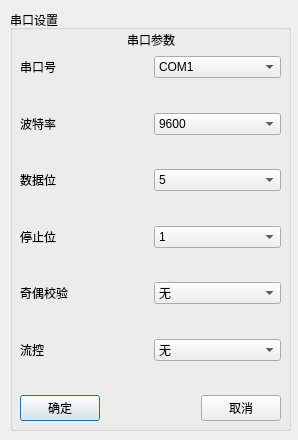
<?xml version="1.0" encoding="UTF-8"?>
<ui version="4.0">
 <class>Dialog</class>
 <widget class="QDialog" name="Dialog">
  <property name="geometry">
   <rect>
    <x>0</x>
    <y>0</y>
    <width>298</width>
    <height>440</height>
   </rect>
  </property>
  <property name="windowTitle">
   <string>串口设置</string>
  </property>
  <widget class="QGroupBox" name="groupBox_3">
   <property name="geometry">
    <rect>
     <x>10</x>
     <y>10</y>
     <width>281</width>
     <height>421</height>
    </rect>
   </property>
   <property name="title">
    <string>串口设置</string>
   </property>
   <widget class="QWidget" name="layoutWidget_2">
    <property name="geometry">
     <rect>
      <x>10</x>
      <y>20</y>
      <width>261</width>
      <height>391</height>
     </rect>
    </property>
    <layout class="QVBoxLayout" name="verticalLayout_4">
     <item>
      <layout class="QHBoxLayout" name="horizontalLayout_12">
       <item>
        <spacer name="horizontalSpacer_9">
         <property name="orientation">
          <enum>Qt::Horizontal</enum>
         </property>
         <property name="sizeHint" stdset="0">
          <size>
           <width>40</width>
           <height>20</height>
          </size>
         </property>
        </spacer>
       </item>
       <item>
        <widget class="QLabel" name="label_7">
         <property name="text">
          <string>串口参数</string>
         </property>
        </widget>
       </item>
       <item>
        <spacer name="horizontalSpacer_10">
         <property name="orientation">
          <enum>Qt::Horizontal</enum>
         </property>
         <property name="sizeHint" stdset="0">
          <size>
           <width>40</width>
           <height>20</height>
          </size>
         </property>
        </spacer>
       </item>
      </layout>
     </item>
     <item>
      <layout class="QVBoxLayout" name="verticalLayout_5">
       <item>
        <layout class="QHBoxLayout" name="horizontalLayout_14">
         <item>
          <layout class="QVBoxLayout" name="verticalLayout_6">
           <item>
            <layout class="QHBoxLayout" name="horizontalLayout_15">
             <item>
              <widget class="QLabel" name="label_8">
               <property name="text">
                <string>串口号</string>
               </property>
              </widget>
             </item>
             <item>
              <widget class="QComboBox" name="portNameComboBox">
               <item>
                <property name="text">
                 <string>COM1</string>
                </property>
               </item>
               <item>
                <property name="text">
                 <string>COM2</string>
                </property>
               </item>
               <item>
                <property name="text">
                 <string>COM3</string>
                </property>
               </item>
              </widget>
             </item>
            </layout>
           </item>
           <item>
            <spacer name="verticalSpacer_5">
             <property name="orientation">
              <enum>Qt::Vertical</enum>
             </property>
             <property name="sizeHint" stdset="0">
              <size>
               <width>20</width>
               <height>40</height>
              </size>
             </property>
            </spacer>
           </item>
           <item>
            <layout class="QHBoxLayout" name="horizontalLayout_16">
             <item>
              <widget class="QLabel" name="label_10">
               <property name="text">
                <string>波特率</string>
               </property>
              </widget>
             </item>
             <item>
              <widget class="QComboBox" name="baudRateComboBox">
               <item>
                <property name="text">
                 <string>9600</string>
                </property>
               </item>
               <item>
                <property name="text">
                 <string>38400</string>
                </property>
               </item>
               <item>
                <property name="text">
                 <string>115200</string>
                </property>
               </item>
              </widget>
             </item>
            </layout>
           </item>
           <item>
            <spacer name="verticalSpacer_6">
             <property name="orientation">
              <enum>Qt::Vertical</enum>
             </property>
             <property name="sizeHint" stdset="0">
              <size>
               <width>20</width>
               <height>40</height>
              </size>
             </property>
            </spacer>
           </item>
           <item>
            <layout class="QHBoxLayout" name="horizontalLayout_17">
             <item>
              <widget class="QLabel" name="label_11">
               <property name="text">
                <string>数据位</string>
               </property>
              </widget>
             </item>
             <item>
              <widget class="QComboBox" name="dataBitsComboBox">
               <item>
                <property name="text">
                 <string>5</string>
                </property>
               </item>
               <item>
                <property name="text">
                 <string>6</string>
                </property>
               </item>
               <item>
                <property name="text">
                 <string>7</string>
                </property>
               </item>
               <item>
                <property name="text">
                 <string>8</string>
                </property>
               </item>
              </widget>
             </item>
            </layout>
           </item>
           <item>
            <spacer name="verticalSpacer_7">
             <property name="orientation">
              <enum>Qt::Vertical</enum>
             </property>
             <property name="sizeHint" stdset="0">
              <size>
               <width>20</width>
               <height>40</height>
              </size>
             </property>
            </spacer>
           </item>
           <item>
            <layout class="QHBoxLayout" name="horizontalLayout_18">
             <item>
              <widget class="QLabel" name="label_12">
               <property name="text">
                <string>停止位</string>
               </property>
              </widget>
             </item>
             <item>
              <widget class="QComboBox" name="stopBitsComboBox">
               <item>
                <property name="text">
                 <string>1</string>
                </property>
               </item>
               <item>
                <property name="text">
                 <string>2</string>
                </property>
               </item>
              </widget>
             </item>
            </layout>
           </item>
           <item>
            <spacer name="verticalSpacer_8">
             <property name="orientation">
              <enum>Qt::Vertical</enum>
             </property>
             <property name="sizeHint" stdset="0">
              <size>
               <width>20</width>
               <height>40</height>
              </size>
             </property>
            </spacer>
           </item>
           <item>
            <layout class="QHBoxLayout" name="horizontalLayout_19">
             <item>
              <widget class="QLabel" name="label_13">
               <property name="text">
                <string>奇偶校验</string>
               </property>
              </widget>
             </item>
             <item>
              <widget class="QComboBox" name="parityComboBox">
               <item>
                <property name="text">
                 <string>无</string>
                </property>
               </item>
               <item>
                <property name="text">
                 <string>奇</string>
                </property>
               </item>
               <item>
                <property name="text">
                 <string>偶</string>
                </property>
               </item>
              </widget>
             </item>
            </layout>
           </item>
           <item>
            <spacer name="verticalSpacer_9">
             <property name="orientation">
              <enum>Qt::Vertical</enum>
             </property>
             <property name="sizeHint" stdset="0">
              <size>
               <width>20</width>
               <height>40</height>
              </size>
             </property>
            </spacer>
           </item>
           <item>
            <layout class="QHBoxLayout" name="horizontalLayout_20">
             <item>
              <widget class="QLabel" name="label_14">
               <property name="text">
                <string>流控</string>
               </property>
              </widget>
             </item>
             <item>
              <widget class="QComboBox" name="flowComboBox">
               <item>
                <property name="text">
                 <string>无</string>
                </property>
               </item>
              </widget>
             </item>
            </layout>
           </item>
          </layout>
         </item>
        </layout>
       </item>
       <item>
        <layout class="QHBoxLayout" name="horizontalLayout_5">
         <item>
          <spacer name="horizontalSpacer_11">
           <property name="orientation">
            <enum>Qt::Horizontal</enum>
           </property>
           <property name="sizeHint" stdset="0">
            <size>
             <width>40</width>
             <height>20</height>
            </size>
           </property>
          </spacer>
         </item>
         <item>
          <widget class="QPushButton" name="window_btn">
           <property name="text">
            <string/>
           </property>
           <property name="icon">
            <iconset resource="res.qrc">
             <normaloff>:/new/prefix1/window.png</normaloff>:/new/prefix1/window.png</iconset>
           </property>
           <property name="iconSize">
            <size>
             <width>40</width>
             <height>25</height>
            </size>
           </property>
           <property name="autoDefault">
            <bool>false</bool>
           </property>
           <property name="flat">
            <bool>true</bool>
           </property>
          </widget>
         </item>
         <item>
          <spacer name="horizontalSpacer_12">
           <property name="orientation">
            <enum>Qt::Horizontal</enum>
           </property>
           <property name="sizeHint" stdset="0">
            <size>
             <width>40</width>
             <height>20</height>
            </size>
           </property>
          </spacer>
         </item>
        </layout>
       </item>
       <item>
        <layout class="QHBoxLayout" name="horizontalLayout">
         <item>
          <widget class="QPushButton" name="ok_btn">
           <property name="text">
            <string>确定</string>
           </property>
          </widget>
         </item>
         <item>
          <spacer name="horizontalSpacer">
           <property name="orientation">
            <enum>Qt::Horizontal</enum>
           </property>
           <property name="sizeHint" stdset="0">
            <size>
             <width>40</width>
             <height>20</height>
            </size>
           </property>
          </spacer>
         </item>
         <item>
          <widget class="QPushButton" name="cancel_btn">
           <property name="text">
            <string>取消</string>
           </property>
          </widget>
         </item>
        </layout>
       </item>
       <item>
        <layout class="QHBoxLayout" name="horizontalLayout_21"/>
       </item>
      </layout>
     </item>
    </layout>
   </widget>
  </widget>
 </widget>
 <resources>
  <include location="res.qrc"/>
 </resources>
 <connections>
  <connection>
   <sender>cancel_btn</sender>
   <signal>clicked()</signal>
   <receiver>Dialog</receiver>
   <slot>close()</slot>
   <hints>
    <hint type="sourcelabel">
     <x>221</x>
     <y>389</y>
    </hint>
    <hint type="destinationlabel">
     <x>149</x>
     <y>218</y>
    </hint>
   </hints>
  </connection>
 </connections>
</ui>
